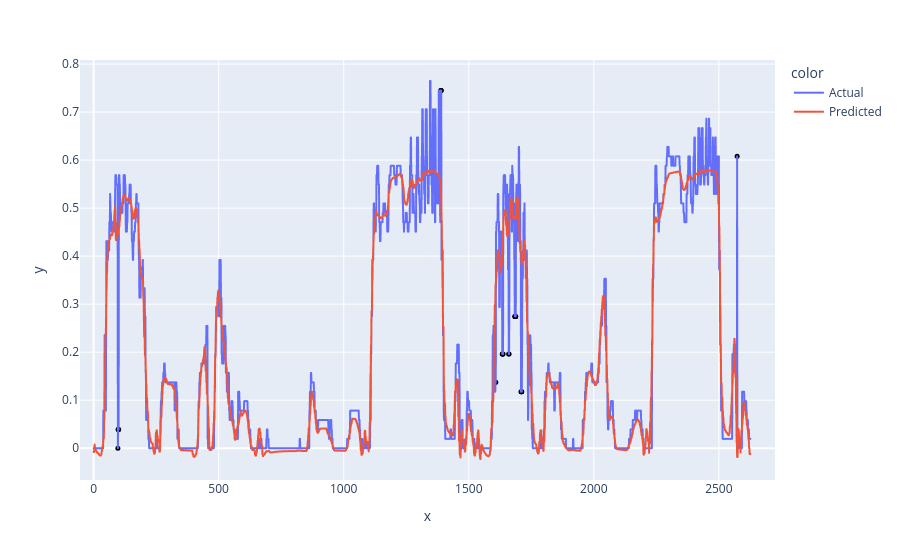

Notebook code cell kept with this figure:
### Code cell
graph_for_dilation(X_test, 0.3, 2, mean, std, 2)

### Figure 1 — Plotly figure (JSON) as saved in the notebook; plotly's stock layout.template omitted (floating-point values rounded to 4 significant figures; data arrays with more than 128 entries replaced by an {"elided": "..."} marker saying what was removed)
{"data": [{"hovertemplate": "color=Actual<br>x=%{x}<br>y=%{y}<extra></extra>", "legendgroup": "Actual", "line": {"color": "#636efa", "dash": "solid"}, "marker": {"symbol": "circle"}, "mode": "lines", "name": "Actual", "showlegend": true, "type": "scattergl", "x": {"elided": "2627 int values"}, "xaxis": "x", "y": {"elided": "2627 float values"}, "yaxis": "y"}, {"hovertemplate": "color=Predicted<br>x=%{x}<br>y=%{y}<extra></extra>", "legendgroup": "Predicted", "line": {"color": "#EF553B", "dash": "solid"}, "marker": {"symbol": "circle"}, "mode": "lines", "name": "Predicted", "showlegend": true, "type": "scattergl", "x": {"elided": "2627 int values"}, "xaxis": "x", "y": {"elided": "2627 float values"}, "yaxis": "y"}, {"hovertemplate": "x=%{x}<br>y=%{y}<extra></extra>", "legendgroup": "", "marker": {"color": "black", "size": 5, "symbol": "circle"}, "mode": "markers", "name": "", "orientation": "v", "showlegend": false, "type": "scatter", "x": [97, 98, 99, 100, 1388, 1389, 1390, 1607, 1608, 1634, 1635, 1636, 1637, 1660, 1661, 1684, 1685, 1686, 1687, 1688, 1709, 1710, 1711, 1712, 2573], "xaxis": "x", "y": [0, 0.03922, 0.03922, 0.03922, 0.7451, 0.7451, 0.7451, 0.1373, 0.1373, 0.1961, 0.1961, 0.1961, 0.1961, 0.1961, 0.1961, 0.2745, 0.2745, 0.2745, 0.2745, 0.2745, 0.1176, 0.1176, 0.1176, 0.1176, 0.6078], "yaxis": "y"}], "layout": {"legend": {"title": {"text": "color"}, "tracegroupgap": 0}, "margin": {"t": 60}, "xaxis": {"anchor": "y", "domain": [0, 1], "title": {"text": "x"}}, "yaxis": {"anchor": "x", "domain": [0, 1], "title": {"text": "y"}}}}
